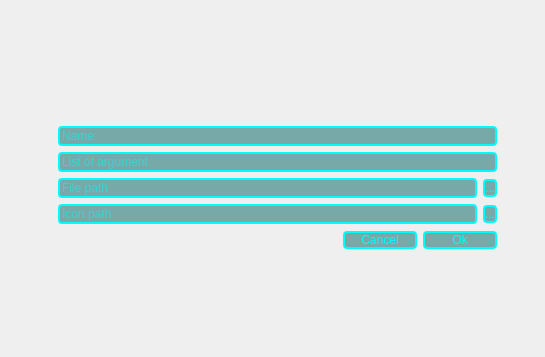
<?xml version="1.0" encoding="UTF-8"?>
<ui version="4.0">
 <class>ShortcutDialog</class>
 <widget class="QWidget" name="ShortcutDialog">
  <property name="geometry">
   <rect>
    <x>0</x>
    <y>0</y>
    <width>541</width>
    <height>353</height>
   </rect>
  </property>
  <property name="windowTitle">
   <string>Form</string>
  </property>
  <property name="styleSheet">
   <string notr="true"/>
  </property>
  <layout class="QHBoxLayout" name="horizontalLayout">
   <item>
    <widget class="QWidget" name="widget" native="true">
     <property name="minimumSize">
      <size>
       <width>523</width>
       <height>335</height>
      </size>
     </property>
     <property name="styleSheet">
      <string notr="true">QWidget#widget{
    background-image: url(&quot;:/images/widgetbackground.png&quot;);
}

QLineEdit{
	border-radius: 4px;
	border: 2px solid #00fcfc;
	background-color: rgba(0.0, 98.7, 98.9, 0.5);
	color: #00fcfc;
}

/*QLineEdit:focus{
	background-color: #00fcfc;
	color: #012a4a;
}*/

QPushButton{
border-radius: 4px;
	border: 2px solid #00fcfc;
	background-color: rgba(0.0, 98.7, 98.9, 0.5);
	color: #00fcfc;
}
QPushButton#saveButton, QPushButton#cancelButton{
width: 70px;
}
QPushButton:hover{
	background-color: #00fcfc;
color: #012a4a;
}</string>
     </property>
     <layout class="QVBoxLayout" name="verticalLayout_2">
      <item>
       <layout class="QVBoxLayout" name="verticalLayout">
        <property name="leftMargin">
         <number>38</number>
        </property>
        <property name="topMargin">
         <number>24</number>
        </property>
        <property name="rightMargin">
         <number>28</number>
        </property>
        <property name="bottomMargin">
         <number>6</number>
        </property>
        <item>
         <spacer name="verticalSpacer">
          <property name="orientation">
           <enum>Qt::Vertical</enum>
          </property>
          <property name="sizeHint" stdset="0">
           <size>
            <width>20</width>
            <height>40</height>
           </size>
          </property>
         </spacer>
        </item>
        <item>
         <widget class="QLineEdit" name="shortcutNameEdit">
          <property name="placeholderText">
           <string>Name</string>
          </property>
         </widget>
        </item>
        <item>
         <widget class="QLineEdit" name="argList">
          <property name="placeholderText">
           <string>List of argument</string>
          </property>
         </widget>
        </item>
        <item>
         <layout class="QHBoxLayout" name="horizontalLayout_3">
          <item>
           <widget class="QLineEdit" name="executablePathEdit">
            <property name="placeholderText">
             <string>File path</string>
            </property>
           </widget>
          </item>
          <item>
           <widget class="QPushButton" name="executablePathButton">
            <property name="text">
             <string>...</string>
            </property>
           </widget>
          </item>
         </layout>
        </item>
        <item>
         <layout class="QHBoxLayout" name="horizontalLayout_2">
          <item>
           <widget class="QLineEdit" name="iconPathEdit">
            <property name="placeholderText">
             <string>Icon path</string>
            </property>
           </widget>
          </item>
          <item>
           <widget class="QPushButton" name="chooseIconButton">
            <property name="text">
             <string>...</string>
            </property>
           </widget>
          </item>
         </layout>
        </item>
        <item>
         <layout class="QHBoxLayout" name="horizontalLayout_4">
          <item>
           <spacer name="horizontalSpacer">
            <property name="orientation">
             <enum>Qt::Horizontal</enum>
            </property>
            <property name="sizeHint" stdset="0">
             <size>
              <width>40</width>
              <height>20</height>
             </size>
            </property>
           </spacer>
          </item>
          <item>
           <widget class="QPushButton" name="cancelButton">
            <property name="text">
             <string>Cancel</string>
            </property>
           </widget>
          </item>
          <item>
           <widget class="QPushButton" name="saveButton">
            <property name="text">
             <string>Ok</string>
            </property>
           </widget>
          </item>
         </layout>
        </item>
        <item>
         <spacer name="verticalSpacer_2">
          <property name="orientation">
           <enum>Qt::Vertical</enum>
          </property>
          <property name="sizeHint" stdset="0">
           <size>
            <width>20</width>
            <height>40</height>
           </size>
          </property>
         </spacer>
        </item>
       </layout>
      </item>
     </layout>
    </widget>
   </item>
  </layout>
 </widget>
 <resources/>
 <connections/>
</ui>
